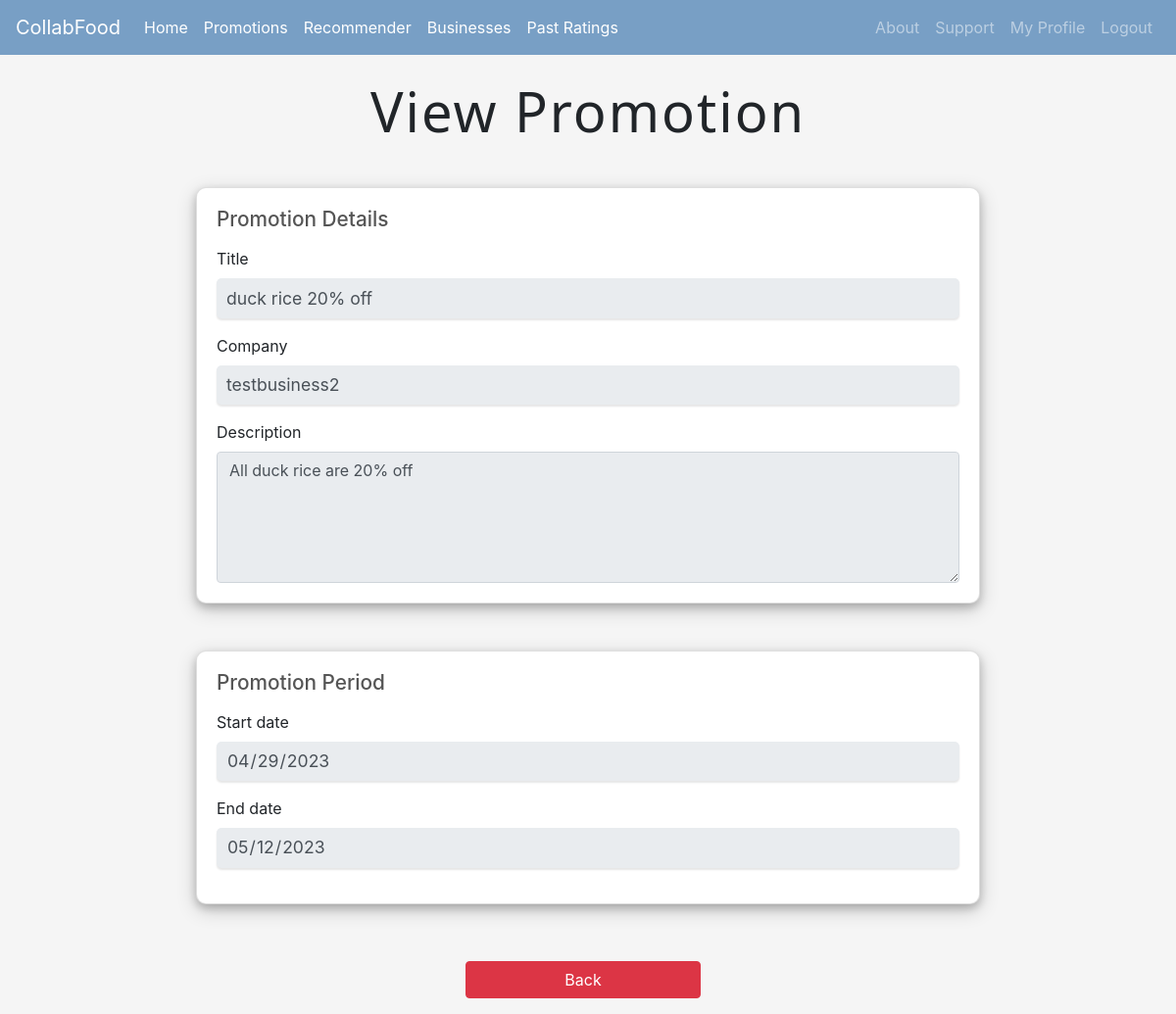
The app's page /viewpromotion/4/ (signed in), older data.
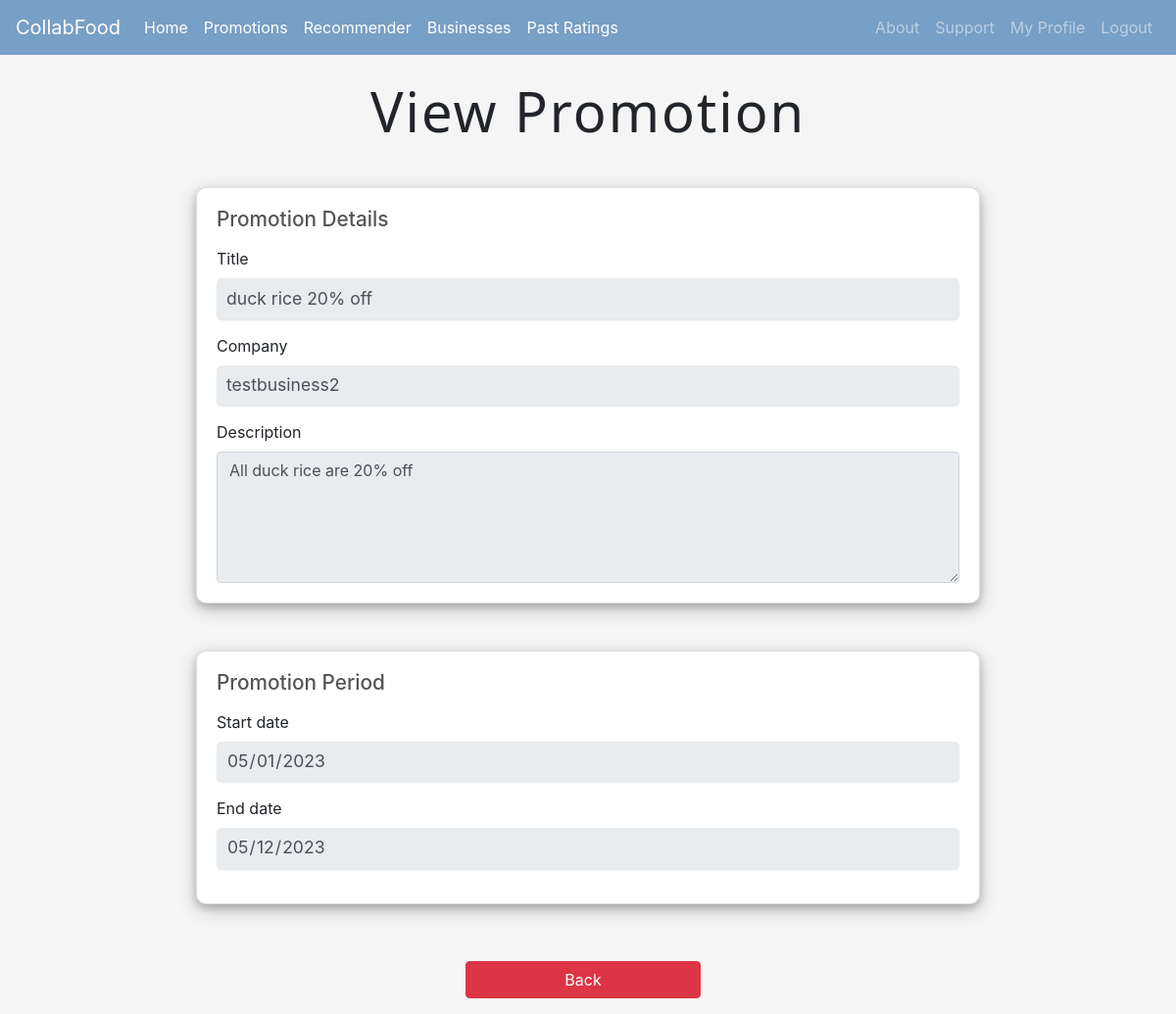
The same page, newer data.
### Homepage/models.py (models this page shows, shortened)
class Promotion(models.Model):
    title = models.CharField(max_length=100)
    description = models.CharField(max_length=999)
    createdBy = models.ForeignKey(User, on_delete=models.CASCADE)
    createdDate = models.DateTimeField(auto_now_add=True)
    startDate = models.DateField()
    endDate = models.DateField()
    isActive = models.BooleanField(default=True)

### Homepage/views.py (the view)
# urls.py: path('viewpromotion/<int:promotion_id>/',views.view_promotion ,name='viewpromotion'),
@login_required
def view_promotion(request, promotion_id=None):
	users = User.objects.all()
	user_type = UserType.objects.get(user=request.user)
	promotion = Promotion.objects.get(id=promotion_id)
	readonly = ''
	if user_type.userType == "user":
		readonly = "readonly"
	context = {
		'user_type': user_type,
		'users':users,
		'promotion':promotion,
		'readonly': readonly,
		}
	return render(request, 'viewpromotion.html', context)

### Homepage/templates/viewpromotion.html (shortened to what this page needs)
{% extends 'base.html' %}
{% block content %}
<h1 class="text-center display-4">View Promotion</h1>
<br>
<div id="grid-container2">
  <div class="card mb-5">
    <div class="card-body">
<form method="post" action="{% url 'updatepromotion' promotion_id=promotion.id %}">
  <h3>Promotion Details</h3>
  <div class="form-group">
            <label for="title">Title</label>
            <input type="text" class="form-control" id="title" name="title" value = "{{promotion.title}}" {{readonly}}>
        </div>
        <div class="form-group">
            <label for="company">Company</label>
            <input type="text" class="form-control" id="company" name="company" value = "{{promotion.createdBy}}" readonly>
        </div>
        <label for="description">Description</label>
    <textarea class="form-control" id="description" name="description" rows="5" {{readonly}}>{{promotion.description}}</textarea>
    </div>
    </div>
  <div class="grid-container">
    <div class="card mb-5">
      <div class="card-body">
  <h3>Promotion Period</h3>
      <div class="form-group">
        <label for="startDate">Start date</label>
        <input type="date" class="form-control" id="startDate" name="startDate" value = "{{ promotion.startDate|date:'Y-m-d' }}" {{readonly}}>
      </div>
      <div class="form-group">
        <label for="endDate">End date</label>
        <input type="date" class="form-control" id="endDate" name="endDate"  value = "{{promotion.endDate|date:'Y-m-d'}}" {{readonly}}>
      </div>
    {% if user_type.userType == 'user' %}
    </div>
  </div>
    <div class="form-group buttons" style="justify-content:center; margin-top: -25px;" >
      <a href="javascript:history.back()" class="btn btn-danger">Back</a>
      {% endif %}
    </div>
{% endblock %}

Row changes from the older to the newer data that the page shows:
changed Promotion "duck rice 20% off": startDate "04/29/2023" → "05/01/2023"
